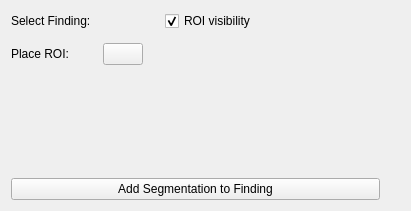
<?xml version="1.0" encoding="UTF-8"?>
<ui version="4.0">
 <class>qSlicerLongitudinalPETCTFindingSelectionWidget</class>
 <widget class="QWidget" name="qSlicerLongitudinalPETCTFindingSelectionWidget">
  <property name="geometry">
   <rect>
    <x>0</x>
    <y>0</y>
    <width>411</width>
    <height>211</height>
   </rect>
  </property>
  <property name="windowTitle">
   <string>Form</string>
  </property>
  <layout class="QHBoxLayout" name="horizontalLayout">
   <property name="spacing">
    <number>0</number>
   </property>
   <item>
    <layout class="QVBoxLayout" name="verticalLayout_2">
     <property name="spacing">
      <number>0</number>
     </property>
     <item>
      <layout class="QFormLayout" name="FormLayout">
       <property name="sizeConstraint">
        <enum>QLayout::SetMaximumSize</enum>
       </property>
       <property name="fieldGrowthPolicy">
        <enum>QFormLayout::FieldsStayAtSizeHint</enum>
       </property>
       <property name="horizontalSpacing">
        <number>12</number>
       </property>
       <property name="verticalSpacing">
        <number>12</number>
       </property>
       <item row="0" column="0">
        <widget class="QLabel" name="LabelSelectFinding">
         <property name="text">
          <string>Select Finding:</string>
         </property>
        </widget>
       </item>
       <item row="1" column="0">
        <widget class="QLabel" name="LabelPlaceROI">
         <property name="text">
          <string>Place ROI:</string>
         </property>
        </widget>
       </item>
       <item row="0" column="1">
        <layout class="QHBoxLayout" name="horizontalLayout_2">
         <item>
          <widget class="qMRMLNodeComboBox" name="MRMLNodeComboBoxFinding" native="true">
           <property name="toolTip">
            <string>Select a Finding in order to perfom lesion segmentation</string>
           </property>
          </widget>
         </item>
         <item>
          <spacer name="horizontalSpacer_2">
           <property name="orientation">
            <enum>Qt::Horizontal</enum>
           </property>
           <property name="sizeHint" stdset="0">
            <size>
             <width>50</width>
             <height>20</height>
            </size>
           </property>
          </spacer>
         </item>
         <item>
          <widget class="ctkCheckBox" name="CheckBoxROIVisiblity">
           <property name="toolTip">
            <string>Enable/disable the visibility of the selected Finding's ROI (region of interest)</string>
           </property>
           <property name="text">
            <string>ROI visibility</string>
           </property>
           <property name="checked">
            <bool>true</bool>
           </property>
           <property name="indicatorIcon" stdset="0">
            <iconset resource="../qSlicerLongitudinalPETCTModule.qrc">
             <normaloff>:/Icons/VisibleOn.png</normaloff>
             <normalon>:/Icons/VisibleOff.png</normalon>:/Icons/VisibleOn.png</iconset>
           </property>
           <property name="indicatorIconSize" stdset="0">
            <size>
             <width>21</width>
             <height>21</height>
            </size>
           </property>
          </widget>
         </item>
        </layout>
       </item>
       <item row="1" column="1">
        <widget class="QPushButton" name="ButtonPlaceROI">
         <property name="toolTip">
          <string>&lt;html&gt;&lt;head/&gt;&lt;body&gt;&lt;p&gt;A Region of Interest can be placed around a lesion with two clicks on one of the slice views:&lt;br/&gt;&lt;table cellspacing=&quot;5&quot;&gt;&lt;tbody&gt;&lt;tr style=&quot;vertical-align: middle;&quot;&gt;&lt;td&gt;&lt;img src=&quot;:/Icons/help/roi_click1.png&quot;/&gt;&lt;/td&gt;&lt;td&gt;First click on the center of the lesion&lt;/td&gt;&lt;/tr&gt;
&lt;tr style=&quot;vertical-align: middle;&quot;&gt;&lt;td&gt;&lt;img src=&quot;:/Icons/help/roi_click2.png&quot;/&gt;&lt;/td&gt;&lt;td&gt;Then click on the most remote corner &lt;/td&gt;&lt;/tr&gt;&lt;/tbody&gt;&lt;/table&gt;&lt;/body&gt;&lt;/html&gt;</string>
         </property>
         <property name="text">
          <string/>
         </property>
         <property name="icon">
          <iconset resource="../qSlicerLongitudinalPETCTModule.qrc">
           <normaloff>:/Icons/AnnotationROIWithArrow.png</normaloff>:/Icons/AnnotationROIWithArrow.png</iconset>
         </property>
         <property name="iconSize">
          <size>
           <width>18</width>
           <height>18</height>
          </size>
         </property>
         <property name="checkable">
          <bool>true</bool>
         </property>
        </widget>
       </item>
      </layout>
     </item>
     <item>
      <spacer name="verticalSpacer">
       <property name="orientation">
        <enum>Qt::Vertical</enum>
       </property>
       <property name="sizeHint" stdset="0">
        <size>
         <width>20</width>
         <height>40</height>
        </size>
       </property>
      </spacer>
     </item>
     <item>
      <widget class="QPushButton" name="ButtonAddSegmentationToFinding">
       <property name="toolTip">
        <string>Add the segmentation to the selected Finding</string>
       </property>
       <property name="text">
        <string>Add Segmentation to Finding</string>
       </property>
      </widget>
     </item>
    </layout>
   </item>
   <item>
    <layout class="QVBoxLayout" name="verticalLayout">
     <property name="spacing">
      <number>0</number>
     </property>
     <item>
      <widget class="QLabel" name="LabelInfo">
       <property name="styleSheet">
        <string notr="true">QLabel QToolTip {background-color: #858585; color: #FFF;}</string>
       </property>
       <property name="text">
        <string/>
       </property>
       <property name="pixmap">
        <pixmap resource="../qSlicerLongitudinalPETCTModule.qrc">:/Icons/help.png</pixmap>
       </property>
       <property name="alignment">
        <set>Qt::AlignRight|Qt::AlignTop|Qt::AlignTrailing</set>
       </property>
      </widget>
     </item>
     <item>
      <spacer name="verticalSpacer_2">
       <property name="orientation">
        <enum>Qt::Vertical</enum>
       </property>
       <property name="sizeHint" stdset="0">
        <size>
         <width>20</width>
         <height>40</height>
        </size>
       </property>
      </spacer>
     </item>
    </layout>
   </item>
  </layout>
 </widget>
 <customwidgets>
  <customwidget>
   <class>qMRMLNodeComboBox</class>
   <extends>QWidget</extends>
   <header>qMRMLNodeComboBox.h</header>
   <container>1</container>
  </customwidget>
  <customwidget>
   <class>ctkCheckBox</class>
   <extends>QCheckBox</extends>
   <header>ctkCheckBox.h</header>
  </customwidget>
 </customwidgets>
 <resources>
  <include location="../qSlicerLongitudinalPETCTModule.qrc"/>
 </resources>
 <connections/>
</ui>
